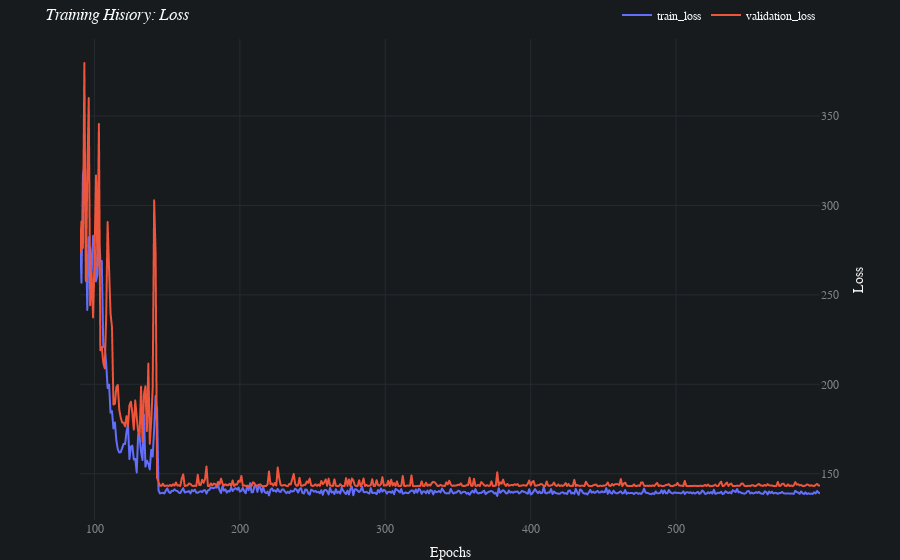

The notebook cell saved with this chart:
### Code cell
aiqc.Job.get_by_id(719).results[0].plot_learning_curve(loss_last_85pct=True)

### Figure 1 — Plotly figure (JSON) as saved in the notebook; plotly's stock layout.template omitted (floating-point values rounded to 4 significant figures; data arrays with more than 128 entries replaced by an {"elided": "..."} marker saying what was removed)
{"data": [{"hovertemplate": "variable=train_loss<br>index=%{x}<br>value=%{y}<extra></extra>", "legendgroup": "train_loss", "line": {"color": "#636efa", "dash": "solid", "shape": "linear"}, "mode": "lines", "name": "train_loss", "showlegend": true, "type": "scattergl", "x": {"elided": "510 int values"}, "xaxis": "x", "y": {"elided": "510 float values"}, "yaxis": "y"}, {"hovertemplate": "variable=validation_loss<br>index=%{x}<br>value=%{y}<extra></extra>", "legendgroup": "validation_loss", "line": {"color": "#EF553B", "dash": "solid", "shape": "linear"}, "mode": "lines", "name": "validation_loss", "showlegend": true, "type": "scattergl", "x": {"elided": "510 int values"}, "xaxis": "x", "y": {"elided": "510 float values"}, "yaxis": "y"}], "layout": {"autosize": true, "font": {"color": "#FAFAFA", "family": "Avenir"}, "hoverlabel": {"bgcolor": "#0F0F0F", "font": {"family": "Avenir", "size": 15}}, "legend": {"orientation": "h", "title": {}, "tracegroupgap": 0, "x": 1, "xanchor": "right", "y": 1.02, "yanchor": "bottom"}, "margin": {"b": 0, "t": 5}, "paper_bgcolor": "#181B1E", "plot_bgcolor": "#181B1E", "title": {"text": "<i>Training History: Loss</i>"}, "xaxis": {"anchor": "y", "autorange": true, "domain": [0, 1], "gridcolor": "#262B2F", "range": [90, 599], "tickfont": {"color": "#818487"}, "title": {"text": "Epochs"}, "type": "linear", "zeroline": false}, "yaxis": {"anchor": "x", "autorange": true, "domain": [0, 1], "gridcolor": "#262B2F", "nticks": 9, "range": [124.1, 393.0], "side": "right", "tick0": -1, "tickfont": {"color": "#818487"}, "tickmode": "auto", "title": {"text": "Loss"}, "type": "linear", "zeroline": false}}}
